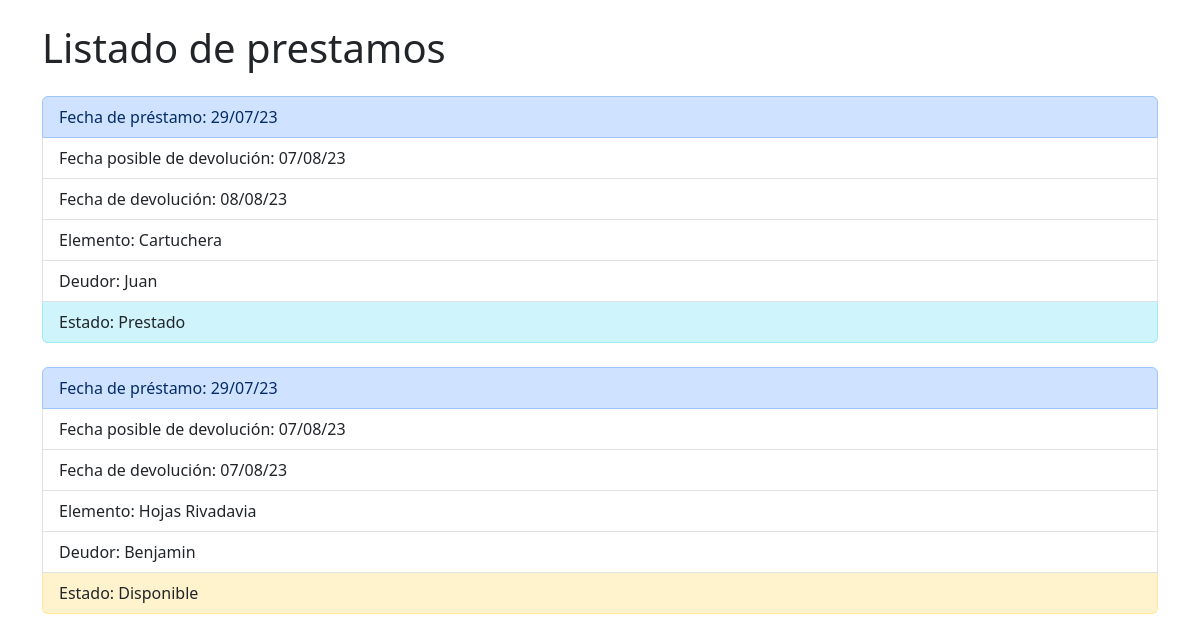
The page /list/ on the database as committed earlier.
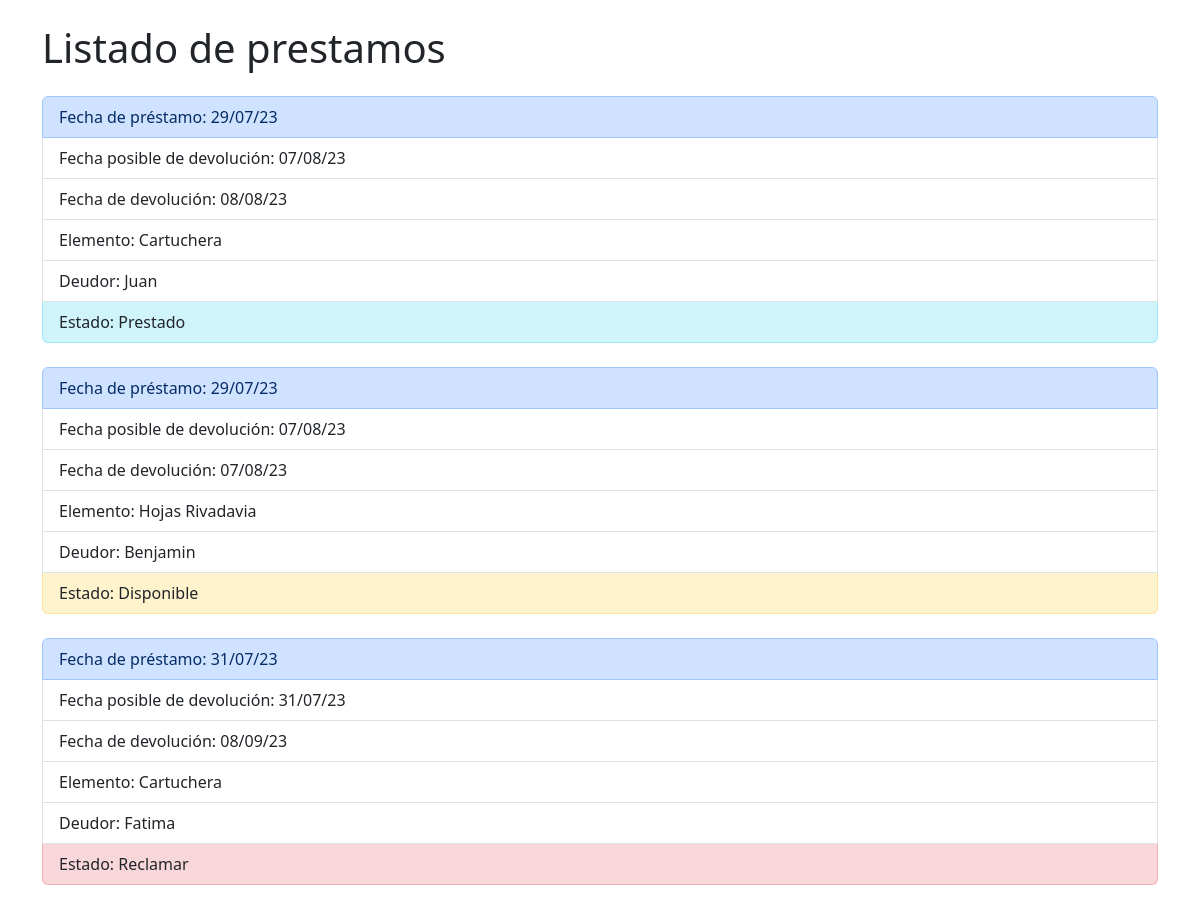
The same page on the database as committed later.
### applications/elementos/models.py (models this page shows, shortened)
class Prestamo(models.Model):
    fecha = models.CharField("Fecha de prestamo", max_length=15)
    fechaposdev=models.CharField("Fecha posible de devolucion", max_length=15)
    fechadev=models.CharField("Fecha de devolucion", max_length=15 )
    elemento=models.ForeignKey(Elemento, on_delete=models.CASCADE)
    deudor=models.ForeignKey(Persona, on_delete=models.CASCADE)
    estado=models.ForeignKey(Estado, on_delete=models.CASCADE)

class Elemento(models.Model):
    detalle_elemento = models.CharField("Elemento", max_length=50)
    def __str__(self):
        return self.detalle_elemento

class Persona(models.Model):
    nombre = models.CharField("Nombre", max_length=50, default="")
    telefono=models.CharField("Telefono", max_length=20,default="")
    mail=models.CharField("Mail", max_length=60, default="")
    def __str__(self):
        return self.nombre

class Estado(models.Model):
    detalle_estado = models.CharField("Estado", max_length=50)
    def __str__(self):
        return self.detalle_estado

### applications/elementos/views.py (the view)
# urls.py: path("list/", ListOfelements.as_view(), name="listaprestamo" ),
class ListOfelements(ListView):
    model=Prestamo
    template_name="elementos/index.html"
    context_object_name="listaprestamos"

### prestamopro/templates/elementos/index.html (shortened to what this page needs)
<!DOCTYPE html>
<html lang="en">
<head>
    <link rel="stylesheet" href="https://cdn.jsdelivr.net/npm/bootstrap@5.3.0-alpha1/dist/css/bootstrap.min.css">
</head>
<body>
    <div class="container mt-4">
        <h1 class="mb-4">Listado de prestamos</h1>
        <ul class="list-group ">
            {% for prestamo in listaprestamos %}
                <li class="list-group-item list-group-item-primary rounded-top">Fecha de préstamo: {{ prestamo.fecha }}</li>
                <li class="list-group-item">Fecha posible de devolución: {{ prestamo.fechaposdev }}</li>
                <li class="list-group-item">Fecha de devolución: {{ prestamo.fechadev }}</li>
                <li class="list-group-item">Elemento: {{ prestamo.elemento }}</li>
                <li class="list-group-item">Deudor: {{ prestamo.deudor }}</li>
                {% if prestamo.estado.detalle_estado == "Disponible" %}
                     <li class="list-group-item rounded-bottom list-group-item-warning text-dark rounded-bottom">Estado: {{ prestamo.estado }}</li>
                {% elif  prestamo.estado.detalle_estado == "Reclamar" %}
                     <li class="list-group-item rounded-bottom list-group-item-danger text-dark rounded-bottom">Estado: {{ prestamo.estado }}</li>
                {% else %}
                     <li class="list-group-item rounded-bottom list-group-item-info text-dark rounded-bottom">Estado: {{ prestamo.estado }}</li>
                {% endif %}
                <br>
            {% endfor %}
        </ul>
    </div>
</body>
</html>

Rows that differ between the two databases and show on the page:
added Prestamo: fecha "31/07/23", fechaposdev "31/07/23", fechadev "08/09/23", elemento "Cartuchera", deudor "Fatima", estado "Reclamar"
